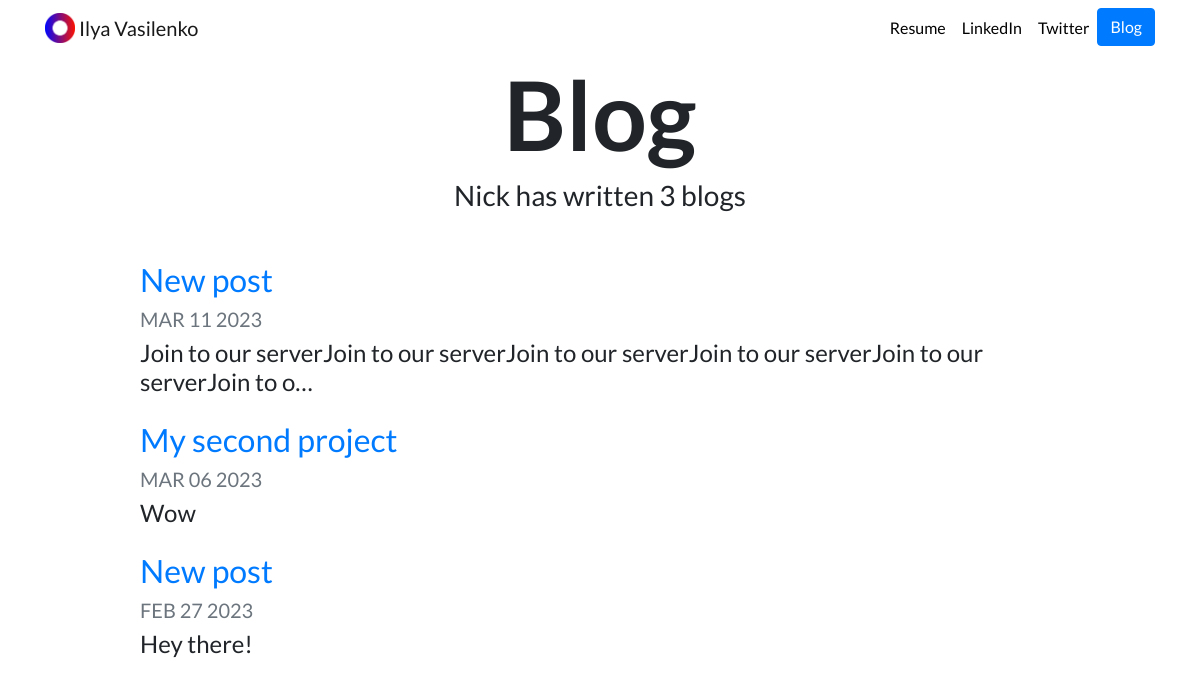
Screenshot of /blog/ with the database file from the repository.
### blog/models.py (models this page shows, shortened)
class Project_blog(models.Model):
    title=models.CharField(max_length=100)
    data=models.DateField()
    description=models.TextField()

### blog/views.py (the view)
# urls.py: path("",views.all_blogs,name='all_blogs'),
def all_blogs(request):
    projects=Project_blog.objects.order_by("-data")
    return render(request,"blog/all_blogs.html", {'project':projects})

### blog/templates/blog/all_blogs.html
{% extends "portfolio/base.html" %}
{% load static %}
{% block content %}
<h1 id="blogtitle" class="font-weight-bold text-center">Blog</h1>
<h3 class="text-center mb-5">Nick has written {{ project.count }} blog{{ project.count|pluralize }}</h3>
{% for blog in project %}
<div class="row justify-content-center my-3">
  <div class="col-md-10">
    <a href="{% url 'blog:detail' blog.id %}">
      <h2>{{ blog.title }}</h2>
    </a>
    <h5 class="text-muted">{{ blog.data|date:'M d Y'|upper }}</h5>
    <h4>{{ blog.description|striptags|truncatechars:100 }}</h4>
  </div>
</div>
{% endfor %}
{% endblock %}

### portfolio/static/portfolio/custom.css (style rules this page uses)
body { font-family: 'Lato', sans-serif; }
#blogtitle { font-size: 6rem; }

### rows the page displays
Project_blog: title "New post", data "MAR 11 2023", description "Join to our serverJoin to our serverJoin to our serverJoin to our serverJoin to our serverJoin to o…"
Project_blog: title "My second project", data "MAR 06 2023", description "Wow"
Project_blog: title "New post", data "FEB 27 2023", description "Hey there!"

### other values shown
{{ project.count }} "3"
